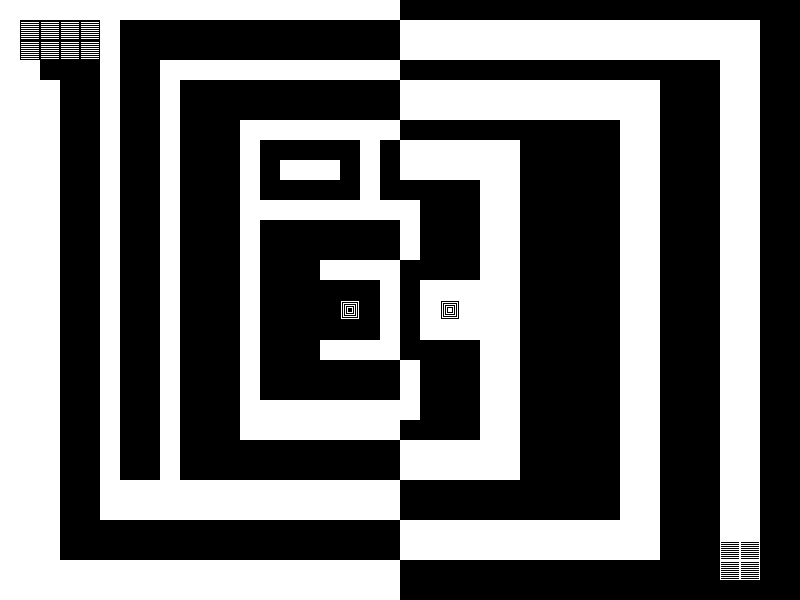

A 2D game scene composited from a Tiled map and its tileset images. What follows is a short description and the map's XML, with each tile layer's data collapsed to a summary:
An orthogonal 40x30 tile map with 20x20 px tiles, 1 tile layer (a), 2 hidden layers not drawn, 4 tilesets.

<map version="1.0" orientation="orthogonal" width="40" height="30" tilewidth="20" tileheight="20">
 <tileset firstgid="1" source="mirrorsTiles.tsx" />
 <tileset firstgid="4" source="mirrorExit.tsx" />
 <tileset firstgid="7" source="mirrorsSpawn.tsx" />
 <tileset firstgid="10" source="mirrorsAlt.tsx" />
 <layer name="a" width="40" height="30">
  <data>[1200 cells, 1200 non-empty, 6 distinct tile ids]</data>
 </layer>
 <layer name="b" width="40" height="30" visible="0">
  <data>[1200 cells, 1200 non-empty, 2 distinct tile ids]</data>
 </layer>
 <layer name="c" width="40" height="30" visible="0">
  <data>[1200 cells, 1200 non-empty, 1 distinct tile ids]</data>
 </layer>
</map>
